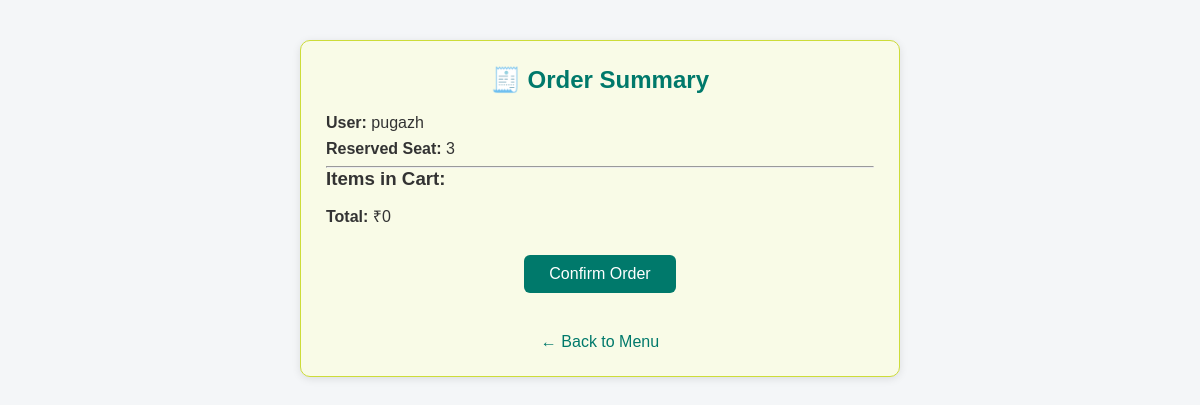
/order_summary (signed in), run on an earlier commit of the app's database.
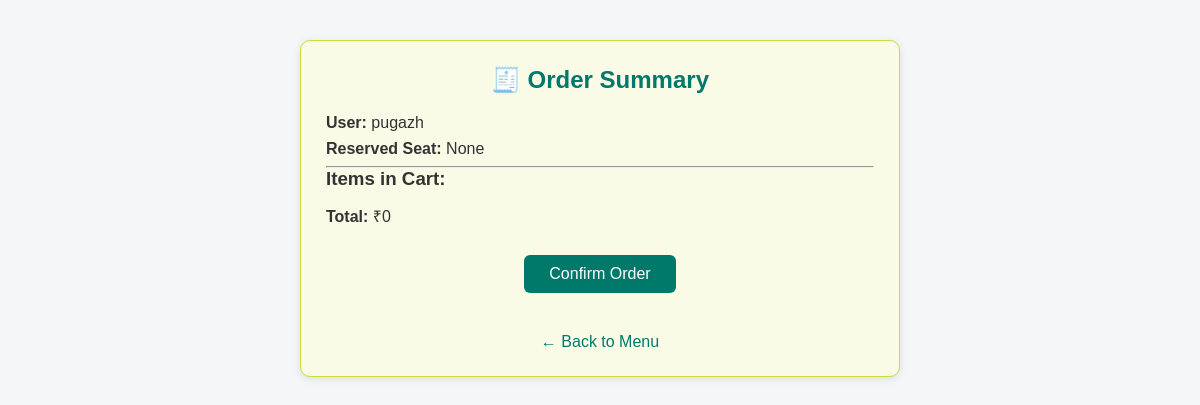
And on a later commit of the database.
### tables this page shows
CREATE TABLE seats (
               seat_id INTEGER PRIMARY KEY,
               status TEXT DEFAULT 'available',
               user_id INTEGER,
               FOREIGN KEY(user_id) REFERENCES users(id)
               );

### app.py (the view)
@app.route('/order_summary')
def order_summary():
    if 'username' not in session:
        return redirect('/login')
    username = session['username']
    user_id = session['user_id']
    conn = sqlite3.connect('restaurant.db')
    cursor = conn.cursor()
    cursor.execute("SELECT seat_id FROM seats WHERE user_id=? AND status='reserved'", (user_id,))
    seat = cursor.fetchone()
    cart = session.get('cart', {})
    items = []
    total = 0
    for item_id in cart:
        cursor.execute("SELECT name, price FROM menu_items WHERE id=?", (item_id,))
        item = cursor.fetchone()
        if item:
            items.append(item)
            total += item[1]
    conn.close()
    return render_template('order_summary.html', username=username, seat=seat, items=items, total=total)

### Restaurant-Management-Serve_easy-/templates/order_summary.html (shortened to what this page needs)
<!DOCTYPE html>
<html lang="en">
<head>
    <link rel="stylesheet" href="{{ url_for('static', filename='styles.css') }}">
</head>
<body>
    <div class="summary-container">
        <h2>🧾 Order Summary</h2>
        <p><strong>User:</strong> {{ username }}</p>
        <p><strong>Reserved Seat:</strong> {{ seat[0] if seat else 'None' }}</p>
        <hr>
        <h3>Items in Cart:</h3>
        <p><strong>Total:</strong> ₹{{ total }}</p>
        <form method="POST" action="/confirm_order">
            <button type="submit" class="confirm-button">Confirm Order</button>
        </form>
        <div class="back-button">
            <a href="/menu">← Back to Menu</a>
        </div>
    </div>
</body>
</html>

What changed in the data, as far as the page shows it:
no longer on this page (row edited): seats: seat_id "3"
Also different on the page:
{{ seat[0] if seat else 'None' }}: (not shown) → "None"
